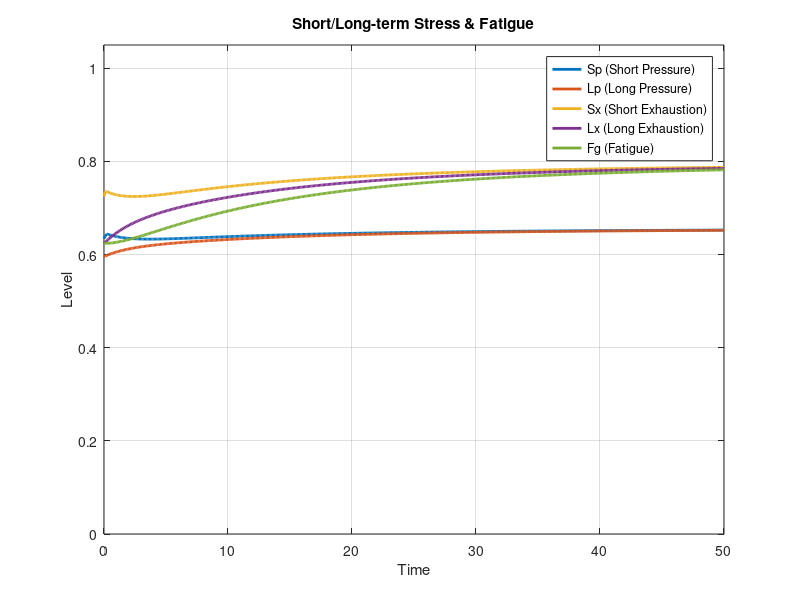
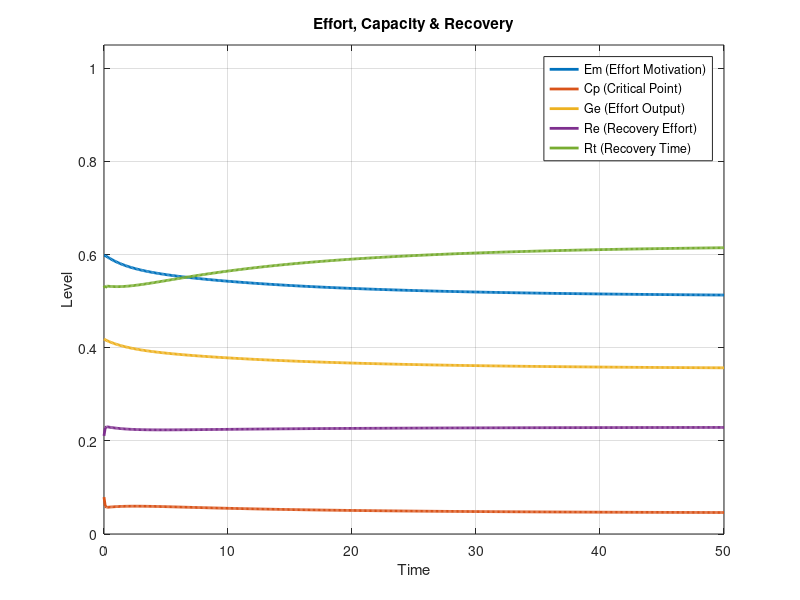
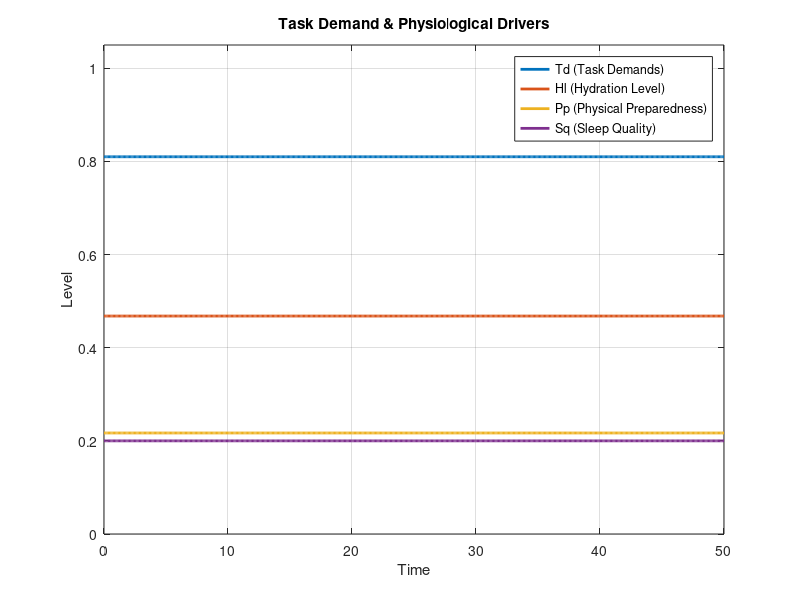
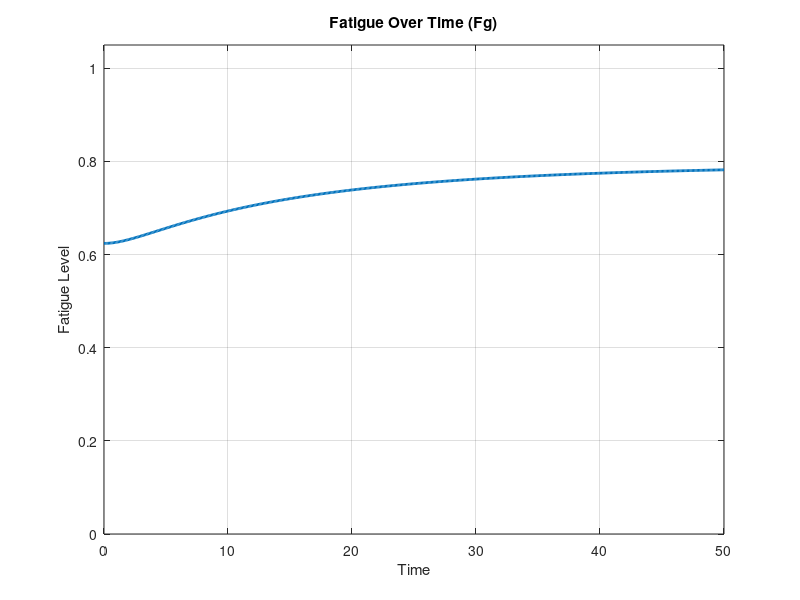

MATLAB code to generate these figures, in order:
clc;
clear;

%% ===================== TIME & SIM SETUP =====================
T  = 50;           % total duration (arbitrary units)
dt = 0.1;          % step size (0<dt<=1 is stable for these simple trackers)
numSteps  = T/dt;  % number of steps
time = linspace(0, T, numSteps);

%% ===================== INPUTS =====================
% Initialize arrays to store the variables over time (all normalized [0,1])
Te = zeros(1, numSteps); % Thermal environment (heat) a/
Ti = zeros(1, numSteps); % Training intensity a
Tc = zeros(1, numSteps); % Training complexity a
Tp = zeros(1, numSteps); % Training pressure b
Fi = zeros(1, numSteps); % Fluid intake b
Fl = zeros(1, numSteps); % Fitness level b
Hr = zeros(1, numSteps); % Heart-rate strain (0=low heart rate, 1=high heart rate) b a/
Sh = zeros(1, numSteps); % Sleep hours (normalized)b
St = zeros(1, numSteps); % Sleep timing / alignment (normalized)b

% Initial values
for t = 1:numSteps
    Te(t) = 0.9;     % Thermal environment
    Ti(t) = 0.9;     % Training intensity
    Tc(t) = 0.9;     % Training complexity
    Tp(t) = 0.9;     % Training pressure
    Hr(t) = 0.9;     % Heart rate
    Fi(t) = 0.8;     % Fluid intake
    Fl(t) = 0.2;     % Fitness level
    Sh(t) = 0.2;     % Sleep hours
    St(t) = 0.2;     % Sleep timing
end

%% ===================== PARAMETERS =====================
% Task Demands
w_Td1 = 0.4;
w_Td2 = 0.6;
beta_Td = 0.7;

% Sleep Quality
delta_Sq = 0.7;

% Hydration Level
beta_Hl = 0.5;
w_Hl1 = 0.6;
w_Hl2 = 0.4;

% Physical Preparedness
beta_Pp  = 0.7;
w_Pp1 = 0.25;
w_Pp2 = 0.30;
w_Pp3 = 0.45;

% Effort Motivation
alpha_Em = 0.4;
eta_Em = 0.5;

% Generated Effort
w_Ge1 = 0.85;
w_Ge2 = 0.15;

% Recovery Effort (CALIBRATED for better moderate fatigue detection)
w_Re1 = 0.25;  % Reduced from 0.4 - less spare capacity recovery
w_Re2 = 0.20;  % Reduced from 0.3 - less effort-driven recovery
w_Re3 = 0.20;  % Reduced from 0.3 - less preparedness recovery

% Short-term Exhaustion (CALIBRATED to increase fatigue sensitivity)
w_Sx1 = 0.70;  % Reduced from 0.95（0.65） - less dependency on previous fatigue
w_Sx2 = 1.10;  % Increased from 0.95（1.15） - more sensitive to current effort
gamma_Sx = 0.50;  % Reduced from 0.8 - weaker recovery dampening

% Short-term Experienced Pressure
w_Sp1 = 0.6;
w_Sp2 = 0.4;
beta_Sp = 0.7;

% Recovery Time
w_Rt1 = 0.5;
w_Rt2 = 0.5;
beta_Rt1 = 0.3;
beta_Rt2 = 0.3;
beta_Rt3 = 0.4;

%% ===================== STATE ARRAYS =====================
Td = zeros(1,numSteps);     % Task Demands
Hl = zeros(1,numSteps);     % Hydration Level
Sq = zeros(1,numSteps);     % Sleep Quality
Pp = zeros(1,numSteps);     % Physical Preparedness
Em = zeros(1,numSteps);     % Effort Motivation
Ge = zeros(1,numSteps);     % Generated Effort
Cp = zeros(1,numSteps);     % Critical Point
Sp = zeros(1,numSteps);     % Short-term Experienced Pressure
Sx = zeros(1,numSteps);     % Short-term Exhaustion
Re = zeros(1,numSteps);     % Recovery Effort
Lp = zeros(1,numSteps);     % Long-term Experienced Pressure
Lx = zeros(1,numSteps);     % Long-term Exhaustion
Fg = zeros(1,numSteps);     % Fatigue
Rt = zeros(1,numSteps);     % Recovery Time

% NOTE: Initial values will be set after calculating Pp(1) for personalized baseline

%% ===================== STEP 1 (t=1) INSTANTANEOUS COMPUTE =====================
% Task Demands
Td(1) = beta_Td * Ti(1) * (w_Td1*Tc(1) + w_Td2*Tp(1)) + (1 - beta_Td) * (Te(1) * Ti(1));

% Sleep Quality
Sq(1) = delta_Sq * Sh(1) + (1-delta_Sq) * St(1);

% Hydration Level
Hl(1) = (beta_Hl * Fi(1)) + (1 - beta_Hl) * (1 - (w_Hl1 * Te(1) + w_Hl2 * Td(1)));

% Physical Preparedness
Pp(1) = beta_Pp * (w_Pp1*Hl(1) + w_Pp2*Fl(1) + w_Pp3*Sq(1)) + (1-beta_Pp) * (1 - Hr(1));

% CALIBRATED INITIAL CONDITIONS (personalized based on preparedness)
% Adjust initial fatigue based on physical preparedness
initial_stress = 1 - Pp(1);  % Low preparedness → higher baseline stress
Fg(1) = 0.35 + 0.35 * initial_stress;  % Range: 0.35 (good prep) to 0.70 (poor prep)
Lx(1) = Fg(1);  % Match initial long-term exhaustion to fatigue
Lp(1) = 0.40 + 0.25 * initial_stress;  % Range: 0.40 to 0.65
Sx(1) = 0.40 + 0.30 * initial_stress;  % Range: 0.40 to 0.70

% Critical Point
Cp(1) = Pp(1) * (1 - Sx(1));

% Effort Motivation
Em(1) = exp( -eta_Em * ((Td(1) - (1-Lp(1)) ) / alpha_Em) ^ 2 );

% Generated Effort
Ge(1) = Em(1) * (w_Ge1*Td(1) + w_Ge2*Cp(1));

% Recovery Effort
Re(1) = w_Re1 * min(1, max(0, Cp(1) - Ge(1))) + w_Re2 * Ge(1) + w_Re3 * min(1, max(0, (Pp(1) - Cp(1)) / max(Pp(1), 1e-9))) ;

% Short-term Exhaustion
Sx(1) = (w_Sx1*Fg(1) + w_Sx2*max(0, Ge(1)-Cp(1))) * (1 - gamma_Sx*Re(1));

% Short-term Experienced Pressure
Sp(1) = beta_Sp * (w_Sp1 * Sx(1) + w_Sp2 * max(0, Ge(1)-Cp(1))) + (1-beta_Sp) * (1-Pp(1));

% Recovery Time
Rt(1) = (w_Rt1*Sx(1) + w_Rt2*Fg(1)) * (1 - (beta_Rt1*Pp(1) + beta_Rt2*Sq(1) + beta_Rt3*Re(1)));

%% ===================== MAIN LOOP =====================
for t = 2:numSteps
    % -------- Instantaneous layer --------

    % Task Demands
    Td(t) = beta_Td * Ti(t) * (w_Td1*Tc(t) + w_Td2*Tp(t)) + (1 - beta_Td) * (Te(t) * Ti(t));

    % Sleep Quality
    Sq(t) = delta_Sq * Sh(t) + (1-delta_Sq) * St(t-1);

    % Hydration Level
    Hl(t) = (beta_Hl * Fi(t)) + (1 - beta_Hl) * (1 - (w_Hl1 * Te(t) + w_Hl2 * Td(t)));

    % Physical Preparedness
    Pp(t) = beta_Pp * (w_Pp1*Hl(t) + w_Pp2*Fl(t) + w_Pp3*Sq(t)) + (1-beta_Pp) * (1 - Hr(t));

    % Critical Point
    Cp(t) = Pp(t) * (1 - Sx(t-1));

    % Effort Motivation
    Em(t) = exp( -eta_Em * ((Td(t) - (1-Lp(t-1)) ) / alpha_Em) ^ 2 );

    % Generated Effort
    Ge(t) = Em(t) * (w_Ge1*Td(t) + w_Ge2*Cp(t));

    % Recovery Effort
    Re(t) = w_Re1 * min(1, max(0, Cp(t) - Ge(t))) + w_Re2 * Ge(t) + w_Re3 * min(1, max(0, (Pp(t) - Cp(t)) / max(Pp(t), 1e-9)));

    % Short-term exhaustion
    Sx(t) = (w_Sx1*Fg(t-1) + w_Sx2*max(0, Ge(t)-Cp(t))) * (1 - gamma_Sx*Re(t));

    % Short-term pressure
    Sp(t) = beta_Sp * (w_Sp1 * Sx(t-1) + w_Sp2 * max(0, Ge(t)-Cp(t))) + (1-beta_Sp) * (1-Pp(t));

    % -------- Temporal layer (first-order trackers) --------
    % Long-term experienced pressure
    Lp(t) = Lp(t-1) + (Sp(t) - Lp(t-1)) * Lp(t-1) * (1-Lp(t-1)) * dt;

    % Long-term exhaustion
    Lx(t) = Lx(t-1) + (Sx(t-1) - Lx(t-1)) * Lx(t-1) * (1-Lx(t-1)) * dt;

    % Fatigue
    Fg(t) = Fg(t-1) + (Lx(t-1) - Fg(t-1)) * Fg(t-1) * (1-Fg(t-1)) * dt;

    % Recovery Time
    Rt(t) = (w_Rt1*Sx(t-1) + w_Rt2*Fg(t-1)) * (1 - (beta_Rt1*Pp(t) + beta_Rt2*Sq(t) + beta_Rt3*Re(t)));
end

%% ===================== PLOTS =====================
minY = 0;
maxY = 1.05;

% 1) Short-term & Long-term stress/exhaustion + Fatigue
figure('Name','Temporal Relationships');
plot(time, Sp, 'LineWidth', 2);                    % Short-term Experienced Pressure
hold on;
plot(time, Lp, 'LineWidth', 2);                    % Long-term Pressure
plot(time, Sx, 'LineWidth', 2);                    % Short-term Exhaustion
plot(time, Lx, 'LineWidth', 2);                    % Long-term Exhaustion
plot(time, Fg, 'LineWidth', 2);                    % Fatigue
legend('Sp (Short Pressure)', ...
       'Lp (Long Pressure)', 'Sx (Short Exhaustion)','Lx (Long Exhaustion)','Fg (Fatigue)', ...
       'Location','best');
xlabel('Time'); ylabel('Level'); title('Short/Long-term Stress & Fatigue');
ylim([minY maxY]);
grid on;

% 2) Effort, Capacity, and Recovery
figure('Name','Effort & Capacity Dynamics');
plot(time, Em, 'LineWidth', 2);                    % Effort Motivation
hold on;
plot(time, Cp, 'LineWidth', 2);                    % Critical Point (capacity proxy)
plot(time, Ge, 'LineWidth', 2);                    % Generated Effort
plot(time, Re, 'LineWidth', 2);                    % Recovery Effort
plot(time, Rt, 'LineWidth', 2);                    % Recovert Time
legend('Em (Effort Motivation)','Cp (Critical Point)','Ge (Effort Output)','Re (Recovery Effort)', 'Rt (Recovery Time)', 'Location','best');
xlabel('Time'); ylabel('Level'); title('Effort, Capacity & Recovery');
ylim([minY maxY]);
grid on;

% 3) Inputs & Preparedness drivers
figure('Name','Task & Preparedness Drivers');
plot(time, Td, 'LineWidth', 2);                    % Task Demands
hold on;
plot(time, Hl, 'LineWidth', 2);                    % Hydration Level
plot(time, Pp, 'LineWidth', 2);                    % Physical Preparedness
plot(time, Sq, 'LineWidth', 2);                    % Sleep Quality
legend('Td (Task Demands)','Hl (Hydration Level)','Pp (Physical Preparedness)','Sq (Sleep Quality)', 'Location','best');
xlabel('Time'); ylabel('Level'); title('Task Demand & Physiological Drivers');
ylim([minY maxY]);
grid on;

% 4) Fatigue only (Fg)
figure('Name','Fatigue (Fg) Only');
plot(time, Fg, 'LineWidth', 2);
%legend('Fg (Fatigue)', 'Location','best');
xlabel('Time'); ylabel('Fatigue Level'); title('Fatigue Over Time (Fg)');
ylim([minY maxY]);
grid on;

